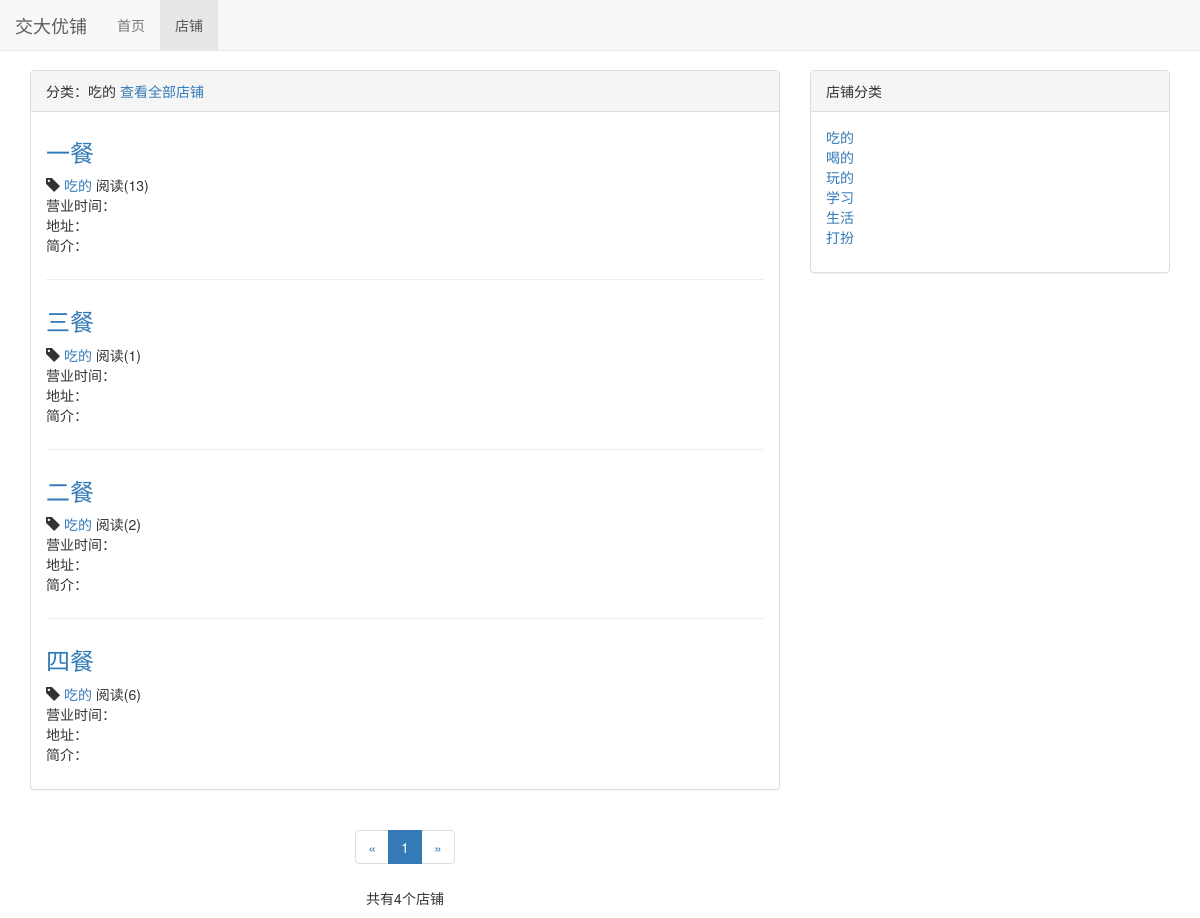
Screenshot of /shop/type/1 with the database file from the repository.
### shop/models.py (models this page shows, shortened)
class ShopType(models.Model):
    type_name = models.CharField(max_length=10) # 吃的、喝的、玩的、学习、生活、打扮
    def __str__(self):
        return self.type_name

class Shop(models.Model, ReadNumExpandMethod):
    name = models.CharField(max_length=20)
    shop_type = models.ForeignKey(ShopType, on_delete=models.DO_NOTHING)
    content = models.TextField()
    read_details = GenericRelation(ReadDetail)
    class Meta:
        ordering=['name']

### read_statistics/models.py (models this page shows)
class ReadNum(models.Model):
    read_num = models.IntegerField(default=0)
    content_type = models.ForeignKey(ContentType, on_delete=models.DO_NOTHING)
    object_id = models.PositiveIntegerField()
    content_object = GenericForeignKey('content_type', 'object_id')

### shop/views.py (the view)
# urls.py: path('type/<int:shop_type_pk>', views.shop_with_type, name='shop_with_type'),
def shop_with_type(request,shop_type_pk):
    context = {}
    shop_type = get_object_or_404(ShopType, pk=shop_type_pk)
    shops_all_list = Shop.objects.filter(shop_type=shop_type)
    paginator = Paginator(shops_all_list,6)
    page_num = request.GET.get('page',1)
    page_of_shops = paginator.get_page(page_num)
    current_page_num = page_of_shops.number
    page_range = list(range(max(current_page_num - 2, 1), min(paginator.num_pages + 1, current_page_num + 3)))
    if page_range[0]-1>=2:
        page_range.insert(0,'...')
    if paginator.num_pages-page_range[-1]>=2:
        page_range.append('...')
    if page_range[0] != 1:
        page_range.insert(0,1)
    if page_range[-1] != paginator.num_pages:
        page_range.append(paginator.num_pages)
    context = {}
    context['shop_type'] = shop_type
    context['shops'] = page_of_shops.object_list
    context['page_of_shops'] = page_of_shops
    context['page_range'] = page_range
    context['shop_types'] =  ShopType.objects.all()
    return render(request, 'shop/shops_with_type.html', context)

### read_statistics/models.py (called while the page is built)
    def get_read_num(self):
        try:
            ct = ContentType.objects.get_for_model(self)
            readnum = ReadNum.objects.get(content_type=ct, object_id=self.pk)
            return readnum.read_num
        except exceptions.ObjectDoesNotExist:
            return 0

### shop/templates/shop/shops_with_type.html (shortened to what this page needs)
{% extends 'shop/shop_list.html' %}
{% block shop_list_title %}
    分类：{{ shop_type.type_name }}
    <a href="{% url 'shop_list' %}">查看全部店铺</a>
{% endblock %}

### shop/templates/shop/shop_list.html (shortened to what this page needs)
{% extends 'base.html' %}
{% block 'nav_shop_active' %}active{% endblock %}
{% load staticfiles %}
{% block header_extends %}
    <link rel="stylesheet" href="{% static 'shop/shop.css' %}">
{% endblock %}
{% block content %}
    <div class="container">
        <div class="row">
            <div class="col-sm-8 col-md-8">
                <div class="panel panel-default">
                    <div class="panel-heading">{% block shop_list_title %}店铺列表{% endblock %}</div>
                    <div class="panel-body">
                         {% for shop in shops %}
                            <div class="shop">
                                <h3><a href="{% url 'shop_detail' shop.pk %}">{{ shop.name }}</a></h3>
                                <p class="shop-info">
                                    <span class="glyphicon glyphicon-tag"></span> <a href="{% url 'shop_with_type' shop.shop_type.pk %}">{{ shop.shop_type }}</a>
                                    阅读({{ shop.get_read_num }})
                                </p>
                                <p>{{ shop.content|truncatechars:50|linebreaksbr }}</p>
                            </div>
                        {% endfor %}
                    </div>
                </div>
                <div class="paginator">
                    <ul class="pagination">
                        <li>
                            {% if page_of_shops.has_previous %}
                                <a href="?page={{ page_of_shops.previous_page_number }}" aria-label="Previous">
                                    <span aria-hidden="true">&laquo;</span>
                                </a>
                            {% else %}
                                <span aria-hidden="true">&laquo;</span>
                            {% endif %}
                        </li>
                        {% for page_num in page_range %}
                            {% if page_num == page_of_shops.number %}
                                <li class="active"><a href="?page={{ page_num }}">{{ page_num }}</a></li>
                            {% else %}
                                <li><a href="?page={{ page_num }}">{{ page_num }}</a></li>
                            {% endif %}
                        {% endfor %}
                        <li>
                            {% if page_of_shops.has_next %}
                                <a href="?page={{ page_of_shops.next_page_number }}" aria-label="Next">
                                    <span aria-hidden="true">&raquo;</span>
                                </a>
                            {% else %}
                                <span aria-hidden="true">&raquo;</span>
                            {% endif %}
                        </li>
                    </ul>
                    <p>
                        共有{{ page_of_shops.paginator.count }}个店铺
                    </p>
                </div>
            </div>
            <div class="col-sm-4 col-md-4">
                <div class="panel panel-default">
                  <div class="panel-heading">店铺分类</div>
                  <div class="panel-body">
                    <ul class="shop-types">
                        {% for shop_type in shop_types %}
                            <li><a href="{% url 'shop_with_type' shop_type.pk %}">{{ shop_type.type_name }}</a></li>
                        {% endfor %}
                    </ul>
                  </div>
                </div>
            </div>
        </div>
    </div>
{% endblock %}

### static/base.css (style rules this page uses)
* { margin: 0; padding: 0; }
body { margin-top: 70px!important; }

### shop/static/shop/shop.css (style rules this page uses)
ul.shop-types { list-style-type: none }
div.shop:not(:last-child) { margin-bottom: 2em; padding-bottom: 1em; border-bottom: 1px solid #eee; }
div.shop h3 { margin-top: 0.5em; }
div.shop p.shop-info { margin-bottom: 0; }
div.paginator { text-align: center; }

### rows the page displays
ShopType: type_name "吃的"
Shop: name "一餐", shop_type "吃的", get_read_num "13", content "营业时间： 地址： 简介："
Shop: name "三餐", shop_type "吃的", get_read_num "1", content "营业时间： 地址： 简介："
Shop: name "二餐", shop_type "吃的", get_read_num "2", content "营业时间： 地址： 简介："
Shop: name "四餐", shop_type "吃的", get_read_num "6", content "营业时间： 地址： 简介："
ShopType: type_name "喝的"
ShopType: type_name "玩的"
ShopType: type_name "学习"
ShopType: type_name "生活"
ShopType: type_name "打扮"

### other values shown
{{ page_num }} "1"
{{ page_of_shops.paginator.count }} "4"
